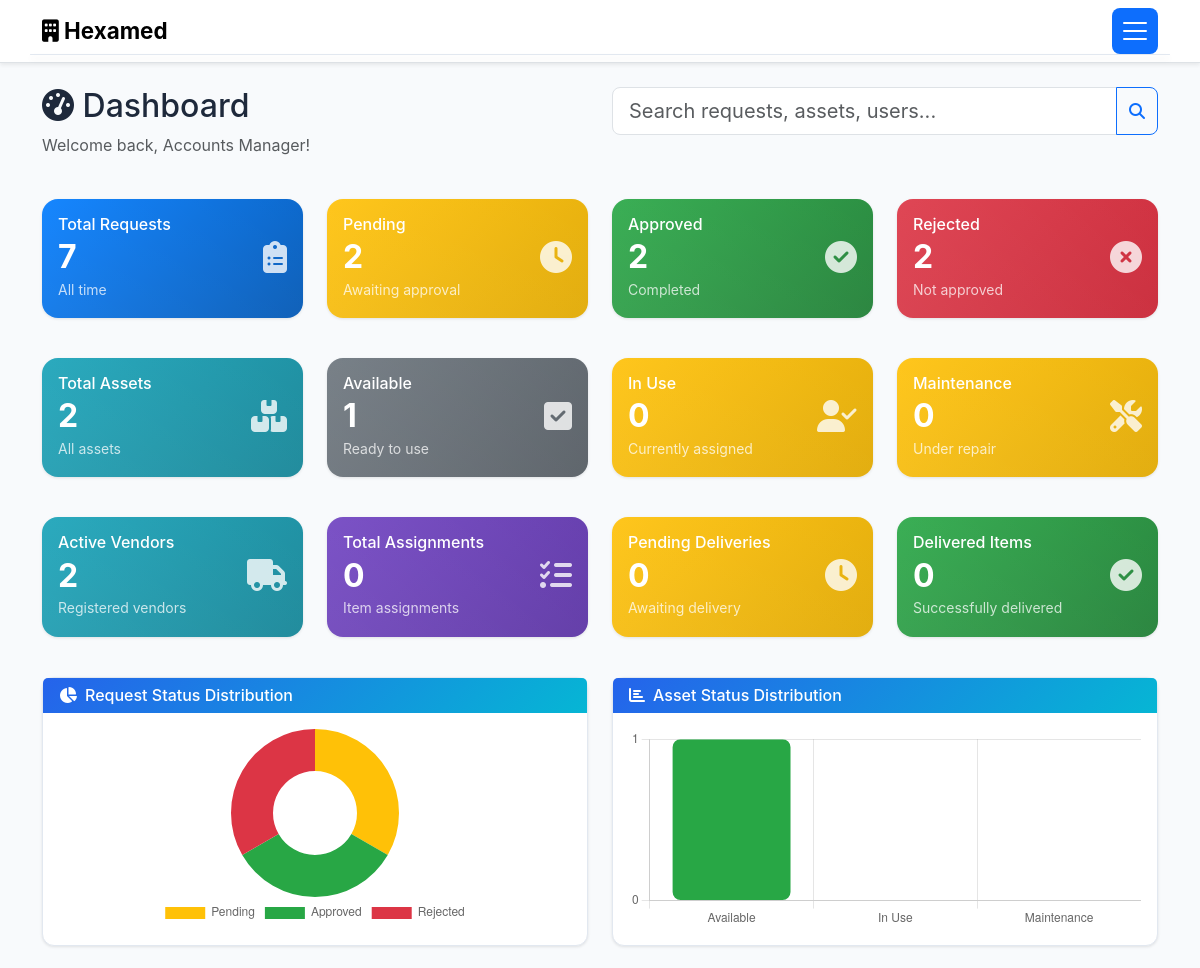
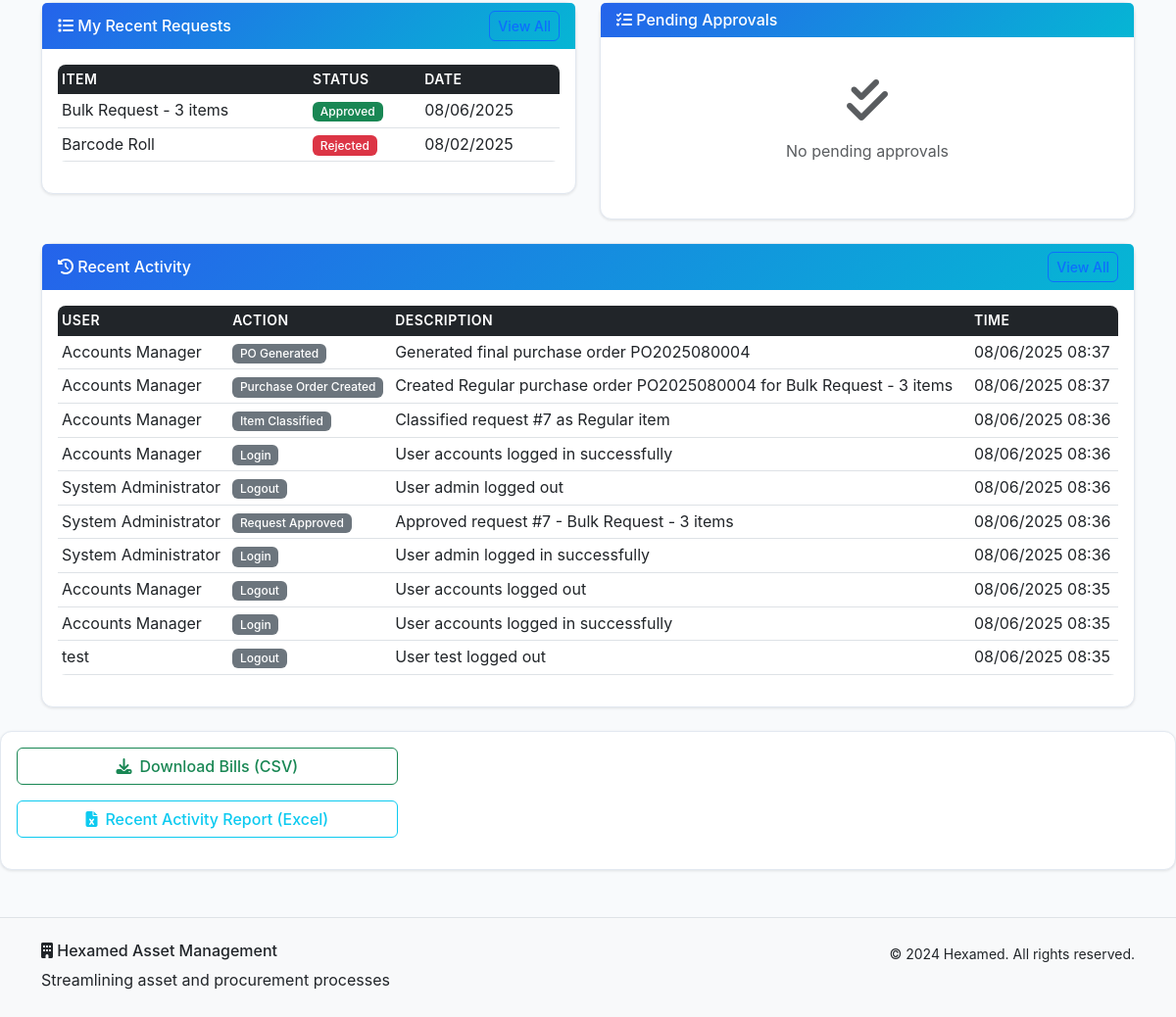
/dashboard (signed in), run on an earlier commit of the app's database (2 pictures, top to bottom).
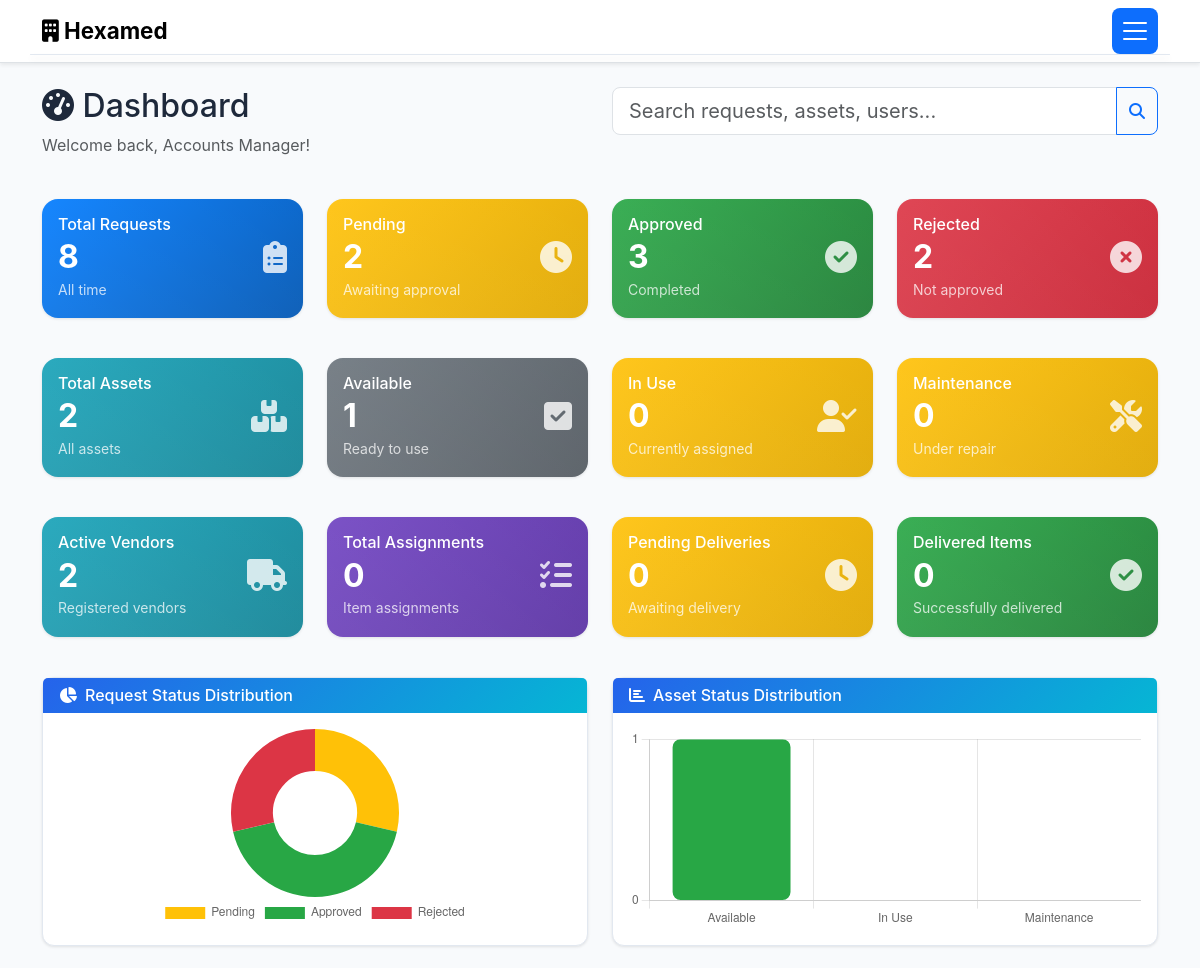
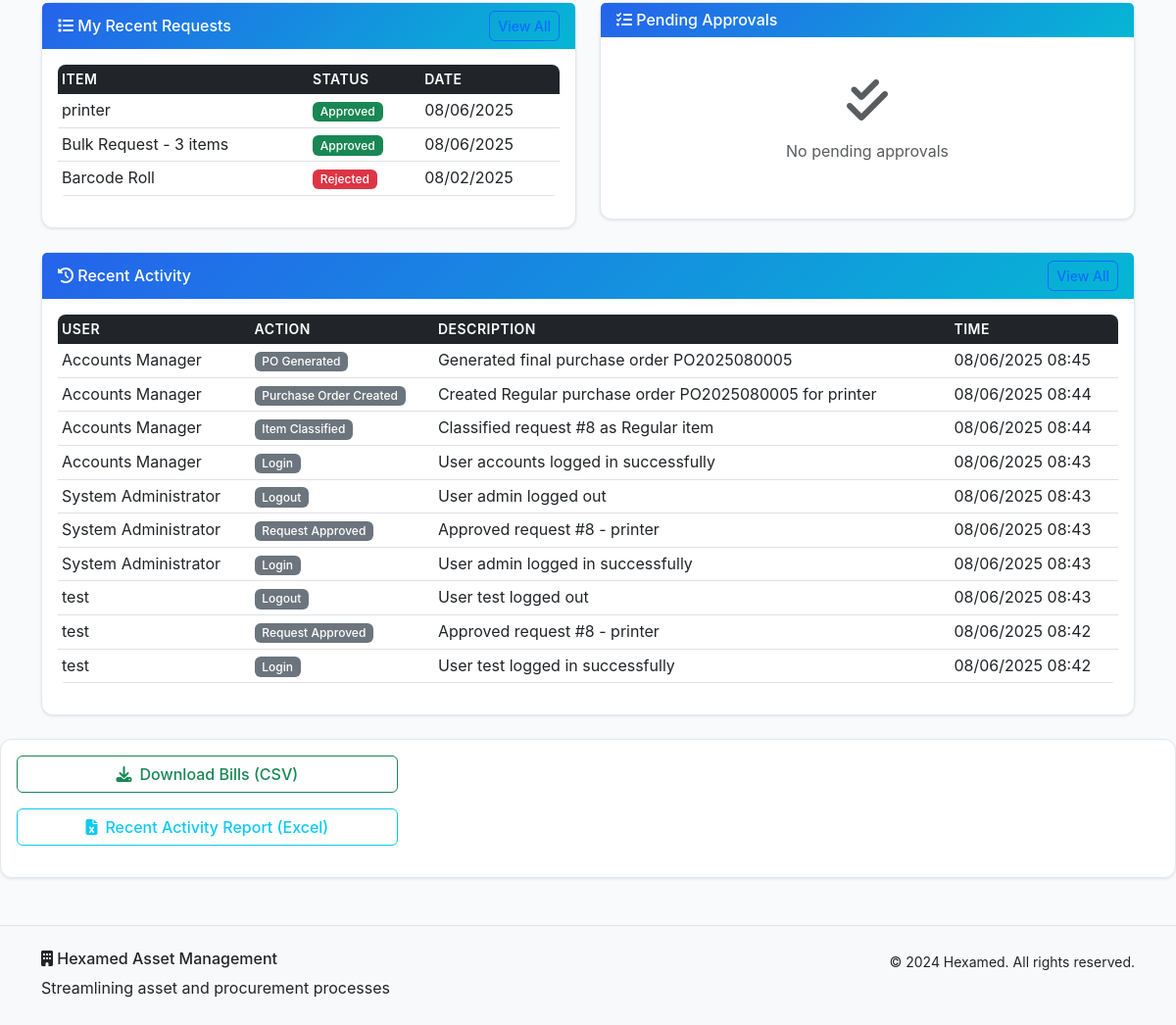
And on a later commit of the database (2 pictures, top to bottom).
### models.py (models this page shows, shortened)
class AssetRequest(db.Model):
    id = db.Column(db.Integer, primary_key=True)
    item_name = db.Column(db.String(200), nullable=False)
    quantity = db.Column(db.Integer, nullable=False)
    purpose = db.Column(db.Text, nullable=False)
    request_type = db.Column(db.String(50), nullable=False)
    estimated_cost = db.Column(db.Float)
    urgency = db.Column(db.String(20), default='Normal')
    is_bulk_request = db.Column(db.Boolean, default=False)
    bulk_items = db.Column(db.Text)  # JSON array of items for bulk requests
    item_classification = db.Column(db.String(20))  # 'Regular' or 'Specific' - set by SCM
    status = db.Column(db.String(20), default='Pending')
    current_approval_level = db.Column(db.Integer, default=1)
    floor = db.Column(db.String(50))
    fulfilled_from_asset_id = db.Column(db.Integer, db.ForeignKey('asset.id'))
    fulfilled_quantity = db.Column(db.Integer, default=0)
    fulfilled_by = db.Column(db.Integer, db.ForeignKey('user.id'))
    fulfilled_at = db.Column(db.DateTime)
    fulfillment_notes = db.Column(db.Text)
    created_at = db.Column(db.DateTime, default=datetime.utcnow)
    updated_at = db.Column(db.DateTime, default=datetime.utcnow, onupdate=datetime.utcnow)
    user_id = db.Column(db.Integer, db.ForeignKey('user.id'), nullable=False)
    uploaded_files = db.relationship('UploadedFile', backref='request', lazy=True, cascade='all, delete-orphan')
    approvals = db.relationship('Approval', backref='request', lazy=True, cascade='all, delete-orphan')
    fulfilled_from_asset = db.relationship('Asset', foreign_keys=[fulfilled_from_asset_id])
    fulfilled_by_user = db.relationship('User', foreign_keys=[fulfilled_by])

class ActivityLog(db.Model):
    id = db.Column(db.Integer, primary_key=True)
    action = db.Column(db.String(100), nullable=False)
    description = db.Column(db.Text, nullable=False)
    timestamp = db.Column(db.DateTime, default=datetime.utcnow)
    ip_address = db.Column(db.String(45))
    user_id = db.Column(db.Integer, db.ForeignKey('user.id'), nullable=False)
    request_id = db.Column(db.Integer, db.ForeignKey('asset_request.id'), nullable=True)
    user = db.relationship('User', backref='activities')
    request = db.relationship('AssetRequest', backref='activities')

class User(db.Model):
    id = db.Column(db.Integer, primary_key=True)
    username = db.Column(db.String(80), unique=True, nullable=False)
    email = db.Column(db.String(120), unique=True, nullable=False)
    password_hash = db.Column(db.String(256), nullable=False)
    role = db.Column(db.String(50), nullable=False, default='User')
    full_name = db.Column(db.String(100), nullable=False)
    floor = db.Column(db.String(50))
    department = db.Column(db.String(100))
    created_at = db.Column(db.DateTime, default=datetime.utcnow)
    is_active = db.Column(db.Boolean, default=True)
    requests = db.relationship('AssetRequest', foreign_keys='AssetRequest.user_id', backref='requester', lazy=True)

### routes.py (the view)
    def decorated_function(*args, **kwargs):
        if 'user_id' not in session:
            flash('Please log in to access this page.', 'warning')
            return redirect(url_for('login'))
        return f(*args, **kwargs)

### routes.py (called while the page is built)
def require_login(f):
    def decorated_function(*args, **kwargs):
        if 'user_id' not in session:
            flash('Please log in to access this page.', 'warning')
            return redirect(url_for('login'))
        return f(*args, **kwargs)
    decorated_function.__name__ = f.__name__
    return decorated_function

### templates/dashboard.html (shortened to what the changed rows need)
{% extends "base.html" %}
{% block content %}
<div class="container my-4">
    <div class="row mb-4">
        <div class="col-lg-6">
            <h2><i class="fas fa-tachometer-alt"></i> Dashboard</h2>
        </div>
    </div>
    <div class="row mb-4">
        <div class="col-lg-3 col-md-6 mb-3">
            <div class="card stat-card bg-gradient-primary text-white h-100">
                <div class="card-body">
                    <div class="d-flex justify-content-between align-items-center">
                        <div>
                            <h6 class="card-title mb-1">Total Requests</h6>
                            <h2 class="mb-0 fw-bold">{{ stats.total_requests }}</h2>
                            <small class="opacity-75">All time</small>
                        </div>
                    </div>
                </div>
            </div>
        </div>
        <div class="col-lg-3 col-md-6 mb-3">
            <div class="card stat-card bg-gradient-warning text-white h-100">
                <div class="card-body">
                    <div class="d-flex justify-content-between align-items-center">
                        <div>
                            <h2 class="mb-0 fw-bold">{{ stats.pending_requests }}</h2>
                        </div>
                    </div>
                </div>
            </div>
        </div>
        <div class="col-lg-3 col-md-6 mb-3">
            <div class="card stat-card bg-gradient-success text-white h-100">
                <div class="card-body">
                    <div class="d-flex justify-content-between align-items-center">
                        <div>
                            <h6 class="card-title mb-1">Approved</h6>
                            <h2 class="mb-0 fw-bold">{{ stats.approved_requests }}</h2>
                            <small class="opacity-75">Completed</small>
                        </div>
                    </div>
                </div>
            </div>
        </div>
        <div class="col-lg-3 col-md-6 mb-3">
            <div class="card stat-card bg-gradient-danger text-white h-100">
                <div class="card-body">
                    <div class="d-flex justify-content-between align-items-center">
                        <div>
                            <h2 class="mb-0 fw-bold">{{ stats.rejected_requests }}</h2>
                        </div>
                    </div>
                </div>
            </div>
        </div>
    </div>
    <div class="row mb-4">
        <div class="col-lg-3 col-md-6 mb-3">
            <div class="card stat-card bg-gradient-info text-white h-100">
                <div class="card-body">
                    <div class="d-flex justify-content-between align-items-center">
                        <div>
                            <h2 class="mb-0 fw-bold">{{ stats.total_assets }}</h2>
                        </div>
                    </div>
                </div>
            </div>
        </div>
        <div class="col-lg-3 col-md-6 mb-3">
            <div class="card stat-card bg-gradient-secondary text-white h-100">
                <div class="card-body">
                    <div class="d-flex justify-content-between align-items-center">
                        <div>
                            <h2 class="mb-0 fw-bold">{{ stats.available_assets }}</h2>
                        </div>
                    </div>
                </div>
            </div>
        </div>
        <div class="col-lg-3 col-md-6 mb-3">
            <div class="card stat-card bg-gradient-warning text-white h-100">
                <div class="card-body">
                    <div class="d-flex justify-content-between align-items-center">
                        <div>
                            <h2 class="mb-0 fw-bold">{{ stats.in_use_assets }}</h2>
                        </div>
                    </div>
                </div>
            </div>
        </div>
        <div class="col-lg-3 col-md-6 mb-3">
            <div class="card stat-card bg-gradient-warning text-white h-100">
                <div class="card-body">
                    <div class="d-flex justify-content-between align-items-center">
                        <div>
                            <h2 class="mb-0 fw-bold">{{ stats.maintenance_assets }}</h2>
                        </div>
                    </div>
                </div>
            </div>
        </div>
    </div>
    {% if user.role in ['Admin', 'MD', 'Accounts/SCM'] %}
    <div class="row mb-4">
        <div class="col-lg-3 col-md-6 mb-3">
            <div class="card stat-card bg-gradient-info text-white h-100">
                <div class="card-body">
                    <div class="d-flex justify-content-between align-items-center">
                        <div>
                            <h2 class="mb-0 fw-bold">{{ stats.total_vendors }}</h2>
                        </div>
                    </div>
                </div>
            </div>
        </div>
        <div class="col-lg-3 col-md-6 mb-3">
            <div class="card stat-card text-white h-100" style="background: linear-gradient(135deg, #6f42c1, #5a32a3) !important;">
                <div class="card-body">
                    <div class="d-flex justify-content-between align-items-center">
                        <div>
                            <h2 class="mb-0 fw-bold">{{ stats.total_assignments }}</h2>
                        </div>
                    </div>
                </div>
            </div>
        </div>
        <div class="col-lg-3 col-md-6 mb-3">
            <div class="card stat-card bg-gradient-warning text-white h-100">
                <div class="card-body">
                    <div class="d-flex justify-content-between align-items-center">
                        <div>
                            <h2 class="mb-0 fw-bold">{{ stats.pending_assignments }}</h2>
                        </div>
                    </div>
                </div>
            </div>
        </div>
        <div class="col-lg-3 col-md-6 mb-3">
            <div class="card stat-card bg-gradient-success text-white h-100">
                <div class="card-body">
                    <div class="d-flex justify-content-between align-items-center">
                        <div>
                            <h2 class="mb-0 fw-bold">{{ stats.delivered_assignments }}</h2>
                        </div>
                    </div>
                </div>
            </div>
        </div>
    </div>
    {% endif %}
    <div class="row mb-4">
        <div class="col-lg-6">
            <div class="card">
                <div class="card-body">
                    <canvas id="requestChart" width="400" height="200"></canvas>
                </div>
            </div>
        </div>
    </div>
    <div class="row">
        <div class="col-lg-6 mb-4">
            <div class="card">
                <div class="card-body">
                    {% if user_requests %}
                        <div class="table-responsive">
                            <table class="table table-sm">
                                <thead>
                                    <tr>
                                        <th>Item</th>
                                        <th>Status</th>
                                        <th>Date</th>
                                    </tr>
                                </thead>
                                <tbody>
                                    {% for req in user_requests %}
                                    <tr>
                                        <td>{{ req.item_name }}</td>
                                        <td>
                                            {% if req.status == 'Pending' %}
                                                <span class="badge bg-warning">{{ req.status }}</span>
                                            {% elif req.status == 'Approved' %}
                                                <span class="badge bg-success">{{ req.status }}</span>
                                            {% elif req.status == 'Rejected' %}
                                                <span class="badge bg-danger">{{ req.status }}</span>
                                            {% else %}
                                                <span class="badge bg-secondary">{{ req.status }}</span>
                                            {% endif %}
                                        </td>
                                        <td>{{ req.created_at.strftime('%m/%d/%Y') if req.created_at else 'N/A' }}</td>
                                    </tr>
                                    {% endfor %}
                                </tbody>
                            </table>
                        </div>
                    {% else %}
                        <div class="text-center py-4">
                            <i class="fas fa-inbox fa-3x text-muted mb-3"></i>
                            <p class="text-muted">No requests yet</p>
                            <a href="{{ url_for('create_request') }}" class="btn btn-primary">Create Your First Request</a>
                        </div>
                    {% endif %}
                </div>
            </div>
        </div>
    </div>
    <div class="row">
        <div class="col-12">
            <div class="card">
                <div class="card-body">
                    {% if recent_activities %}
                        <div class="table-responsive">
                            <table class="table table-sm">
                                <thead>
                                    <tr>
                                        <th>User</th>
                                        <th>Action</th>
                                        <th>Description</th>
                                        <th>Time</th>
                                    </tr>
                                </thead>
                                <tbody>
                                    {% for activity in recent_activities %}
                                    <tr>
                                        <td>{{ activity.user.full_name }}</td>
                                        <td>
                                            <span class="badge bg-secondary">{{ activity.action }}</span>
                                        </td>
                                        <td>{{ activity.description }}</td>
                                        <td>{{ activity.timestamp.strftime('%m/%d/%Y %H:%M') if activity.timestamp else 'N/A' }}</td>
                                    </tr>
                                    {% endfor %}
                                </tbody>
                            </table>
                        </div>
                    {% else %}
                        <div class="text-center py-4">
                            <i class="fas fa-history fa-3x text-muted mb-3"></i>
                            <p class="text-muted">No recent activity</p>
                        </div>
                    {% endif %}
                </div>
            </div>
        </div>
    </div>
</div>
<script>
    // Request Status Chart
    const requestCtx = document.getElementById('requestChart').getContext('2d');
    new Chart(requestCtx, {
        type: 'doughnut',
        data: {
            labels: ['Pending', 'Approved', 'Rejected'],
            datasets: [{
                data: [{{ stats.pending_requests }}, {{ stats.approved_requests }}, {{ stats.rejected_requests }}],
                backgroundColor: [
                    '#ffc107',
                    '#28a745',
                    '#dc3545'
                ],
                borderWidth: 0
            }]
        },
        options: {
            responsive: true,
            maintainAspectRatio: false,
            plugins: {
                legend: {
                    position: 'bottom'
                }
            }
        }
    });
    // Asset Status Chart
    const assetCtx = document.getElementById('assetChart').getContext('2d');
    new Chart(assetCtx, {
        type: 'bar',
        data: {
            labels: ['Available', 'In Use', 'Maintenance'],
            datasets: [{
                label: 'Assets',
                data: [{{ stats.available_assets }}, {{ stats.in_use_assets }}, {{ stats.maintenance_assets }}],
                backgroundColor: [
                    '#28a745',
                    '#ffc107',
                    '#dc3545'
                ],
                borderRadius: 8,
                borderSkipped: false
            }]
        },
        options: {
            responsive: true,
            maintainAspectRatio: false,
            plugins: {
                legend: {
                    display: false
                }
            },
            scales: {
                y: {
                    beginAtZero: true,
                    ticks: {
                        stepSize: 1
                    }
                }
            }
        }
    });
</script>
{% endblock %}

What changed in the data, as far as the page shows it:
no longer on this page (row unchanged): ActivityLog: user.full_name "Accounts Manager", action "PO Generated", description "Generated final purchase order PO2025080004", timestamp "08/06/2025 08:37"
no longer on this page (row unchanged): ActivityLog: user.full_name "Accounts Manager", action "Purchase Order Created", description "Created Regular purchase order PO2025080004 for Bulk Request - 3 items", timestamp "08/06/2025 08:37"
no longer on this page (row unchanged): ActivityLog: user.full_name "Accounts Manager", action "Item Classified", description "Classified request #7 as Regular item", timestamp "08/06/2025 08:36"
no longer on this page (row unchanged): ActivityLog: user.full_name "Accounts Manager", action "Login", description "User accounts logged in successfully", timestamp "08/06/2025 08:36"
no longer on this page (row unchanged): ActivityLog: user.full_name "System Administrator", action "Logout", description "User admin logged out", timestamp "08/06/2025 08:36"
no longer on this page (row unchanged): ActivityLog: user.full_name "System Administrator", action "Request Approved", description "Approved request #7 - Bulk Request - 3 items", timestamp "08/06/2025 08:36"
no longer on this page (row unchanged): ActivityLog: user.full_name "System Administrator", action "Login", description "User admin logged in successfully", timestamp "08/06/2025 08:36"
no longer on this page (row unchanged): ActivityLog: user.full_name "Accounts Manager", action "Logout", description "User accounts logged out", timestamp "08/06/2025 08:35"
no longer on this page (row unchanged): ActivityLog: user.full_name "Accounts Manager", action "Login", description "User accounts logged in successfully", timestamp "08/06/2025 08:35"
no longer on this page (row unchanged): ActivityLog: user.full_name "test", action "Logout", description "User test logged out", timestamp "08/06/2025 08:35"
added AssetRequest: item_name "printer", status "Approved", created_at "08/06/2025"
added ActivityLog: user.full_name "Accounts Manager", action "PO Generated", description "Generated final purchase order PO2025080005", timestamp "08/06/2025 08:45"
added ActivityLog: user.full_name "Accounts Manager", action "Purchase Order Created", description "Created Regular purchase order PO2025080005 for printer", timestamp "08/06/2025 08:44"
added ActivityLog: user.full_name "Accounts Manager", action "Item Classified", description "Classified request #8 as Regular item", timestamp "08/06/2025 08:44"
added ActivityLog: user.full_name "Accounts Manager", action "Login", description "User accounts logged in successfully", timestamp "08/06/2025 08:43"
added ActivityLog: user.full_name "System Administrator", action "Logout", description "User admin logged out", timestamp "08/06/2025 08:43"
added ActivityLog: user.full_name "System Administrator", action "Request Approved", description "Approved request #8 - printer", timestamp "08/06/2025 08:43"
added ActivityLog: user.full_name "System Administrator", action "Login", description "User admin logged in successfully", timestamp "08/06/2025 08:43"
added ActivityLog: user.full_name "test", action "Logout", description "User test logged out", timestamp "08/06/2025 08:43"
added ActivityLog: user.full_name "test", action "Request Approved", description "Approved request #8 - printer", timestamp "08/06/2025 08:42"
added ActivityLog: user.full_name "test", action "Login", description "User test logged in successfully", timestamp "08/06/2025 08:42"
Also different on the page:
{{ stats.total_requests }}: "7" → "8"
{{ stats.approved_requests }}: "2" → "3"
chart data {{ stats.approved_requests }}: 2 → 3
